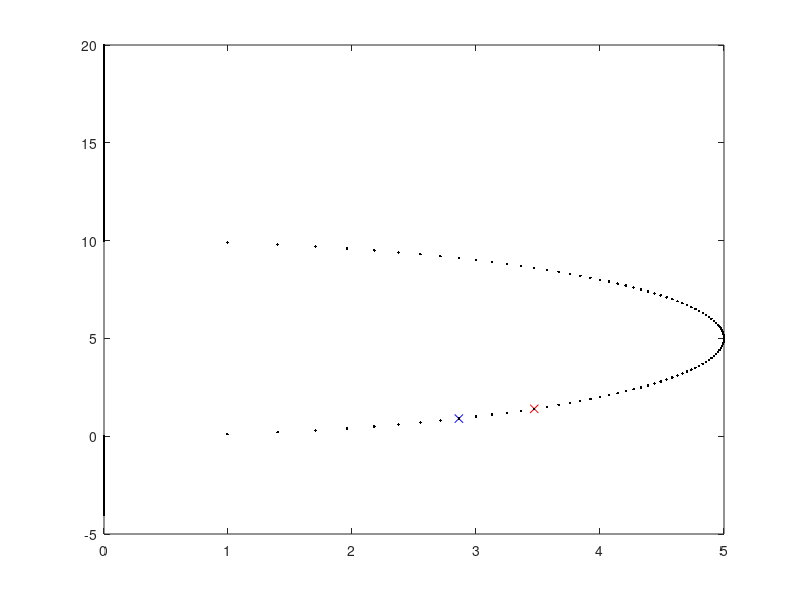

Recreate this plot in MATLAB. (Note: this script raises an error after producing the figure.)
%%
% Considero una circunferencia centrada en el eje Y, tal que el eje X sea
% tangente. De aqui resulta que si: (x-a)^2+(y-b)^2=r^2, entonces a=0; lo
% cual elimina una incognita, permitiendo de esta manera que con 2 puntos
% se pueda estimar el radio de giro.
% .--- Obtengo los puntos de una circunferencia
r=5;
y=-4:0.1:20;
A=r;
x=(r^2-(y-A).^2).^(1/2);
plot(x,y,'.');
P1=[x(50) y(50)];P2=[x(55) y(55)];hold on;
plot(P1(1),P1(2),'bx');plot(P2(1),P2(2),'rx');hold off
%P1=[8.6603 4]; P2=[9.7980 5];
%%
% A partir de los puntos anteriores, hago el proceso inverso para obtener
% la circunferencia. Hay que considerar que la presicion del metodo depende
% de que tan bien se estimen los puntos.
T=-[P1(1)^2+P1(2)^2 P2(1)^2+P2(2)^2];

alfa=(T(1)-T(2))/(P1(2)-P2(2));
beta=T(1)-alfa*P1(2);
A=-alfa/2;
R=(-beta+(alfa^2)/4)^(1/2)

y=-4:0.1:20;
x=(R^2-(y-A).^(2));x=x.^(1/2);

plot(P1(1),P1(2),'bx',P2(1),P2(2),'rx',real(x),y,'k.' );
%xlim([-10 10]);ylim([-10 10])


%%
% En funcion a los datos simuladores puedo generar puntos de la trayectoria
% para estimar el radio de giro.
for k=1:80
    k
for i=1:80

P1=[Pos(1,i) Pos(2,i)]; P2=[Pos(1,k) Pos(2,k)];


% Obtengo todos los radios de giro calculados

T=-[P1(1)^2+P1(2)^2 P2(1)^2+P2(2)^2];

alfa=(T(1)-T(2))/(P1(2)-P2(2));
beta=T(1)-alfa*P1(2);
A=-alfa/2;
R(i)=(-beta+(alfa^2)/4)^(1/2);

y=-4:0.1:20;
x=(R(i)^2-(y-A).^(2));x=x.^(1/2);

%plot(P1(1),P1(2),'bx',P2(1),P2(2),'rx',real(x),y,'k.' );
end

%
%Radio de giro dados los parametros
wref=(wA+wB)/2;
dW=wB-wA;
Rg=L*(wref(1:80)./dW(1:80)-1/2);
plot(tiempo(1:80),Rg(1:80),'b.',tiempo(1:80),R(1:80),'r.');ylim([-5 5])
pause(1)
end
